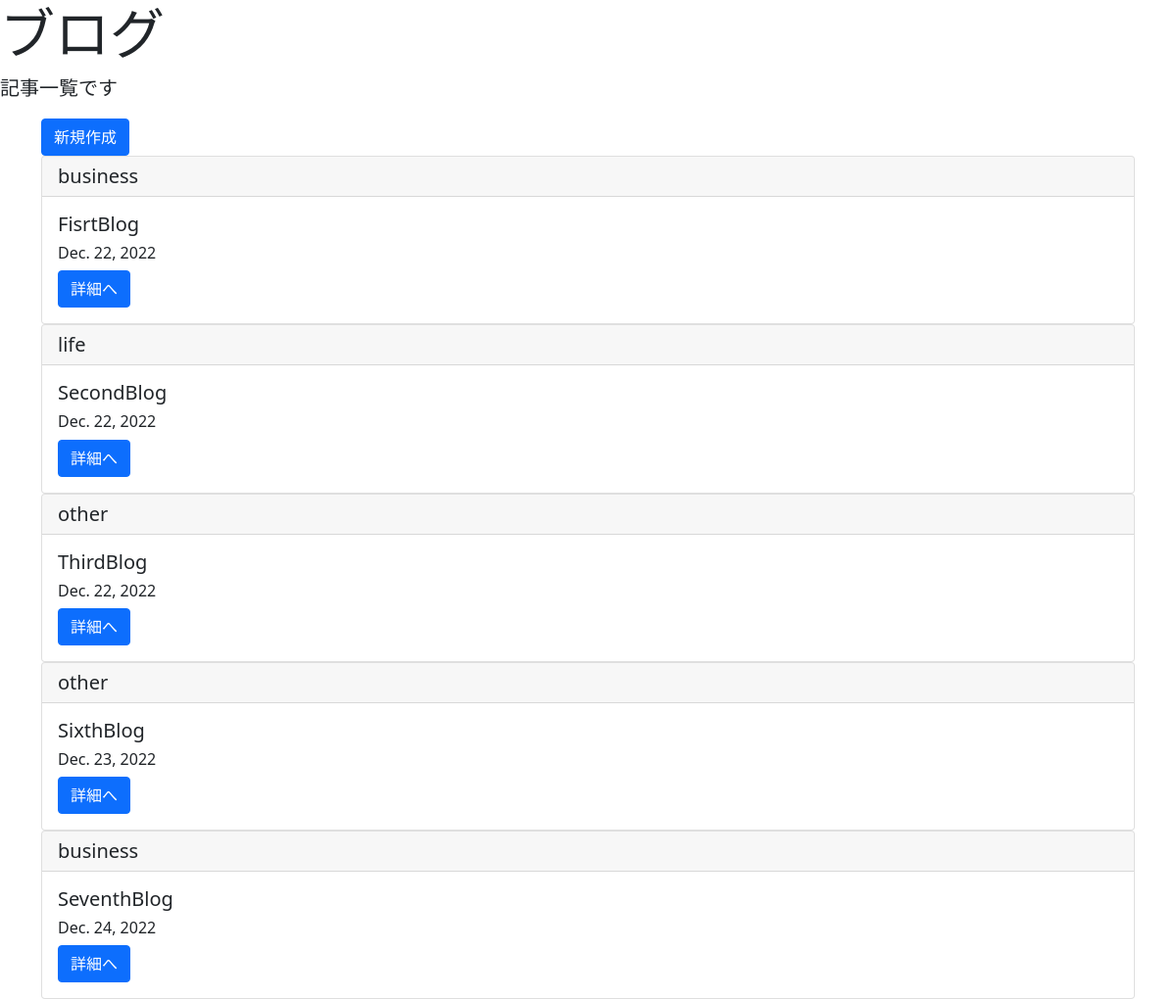
Page /list/ on the committed database.
### blogpost/models.py (models this page shows, shortened)
class BlogModel(models.Model):
  title = models.CharField(max_length=100)
  content = models.TextField()
  postdate = models.DateField(auto_now_add=True)
  category = models.CharField(max_length=50, choices=CATEGORY)

### blogpost/views.py (the view)
# urls.py: path("list/", BlogList.as_view(), name="list"),
class BlogList(ListView):
  template_name = "list.html"
  model = BlogModel

### templates/list.html
{% extends "base.html" %}
{% block header %}
<div class="jumbotron">
  <h1 class="display-4">ブログ</h1>
  <p class="lead">記事一覧です</p>
</div>
{% endblock header %}
{% block content %}
  <div class="container">
  <a href="{% url "create" %}" class="btn btn-primary">新規作成</a>
  {% for item in object_list %}
    <div class="card">
      <h5 class="card-header">{{ item.category }}</h5>
      <div class="card-body">
        <h5 class="card-title">{{ item.title }}</h5>
        <h6 class="card-title">{{ item.postdate }}</h6>
        <a href="{% url "detail" item.pk %}" class="btn btn-primary">詳細へ</a>
      </div>
    </div>
  {% endfor %}
  </div>
{% endblock content %}

### templates/base.html (shortened to what this page needs)
<!doctype html>
<html lang="en">
  <head>
    <link href="https://cdn.jsdelivr.net/npm/bootstrap@5.0.2/dist/css/bootstrap.min.css" rel="stylesheet">
  </head>
  <body>
    {% block header %}
    {% endblock header %}
    {% block content %}
    {% endblock content %}
  </body>
</html>

### rows in the picture
BlogModel: category "business", title "FisrtBlog", postdate "Dec. 22, 2022"
BlogModel: category "life", title "SecondBlog", postdate "Dec. 22, 2022"
BlogModel: category "other", title "ThirdBlog", postdate "Dec. 22, 2022"
BlogModel: category "other", title "SixthBlog", postdate "Dec. 23, 2022"
BlogModel: category "business", title "SeventhBlog", postdate "Dec. 24, 2022"
